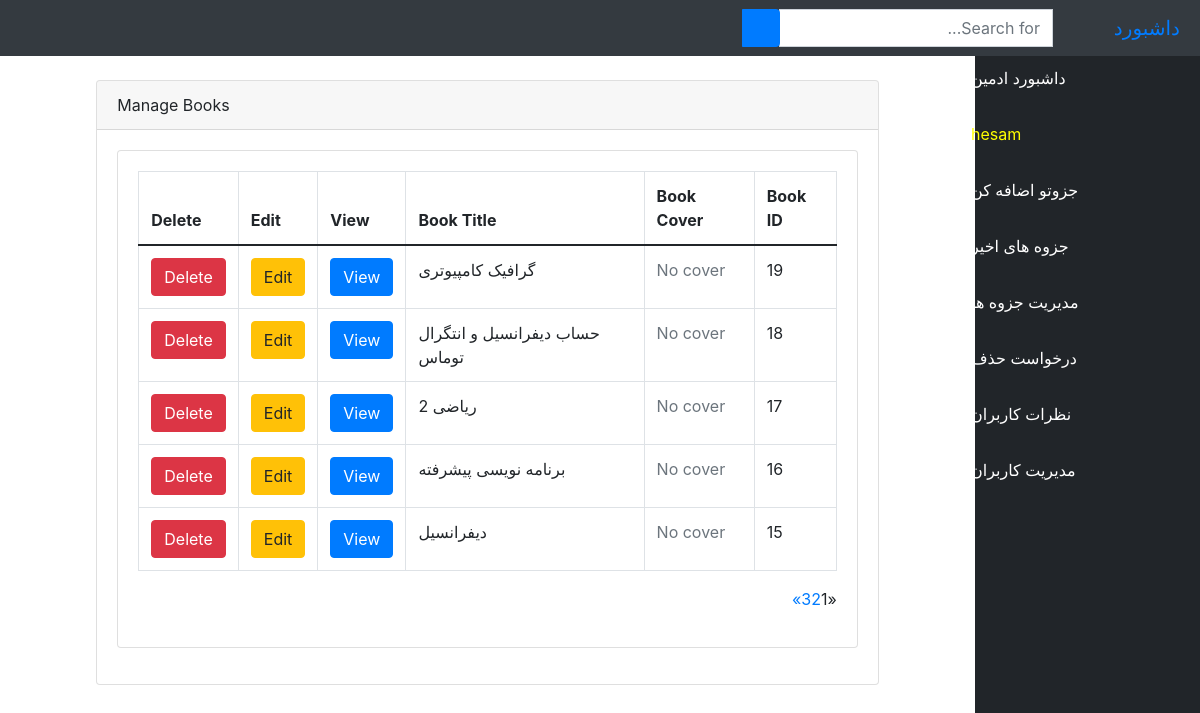
/ambook/ (signed in), run on the app's committed database.
### bookstore/models.py (models this page shows, shortened)
class User(AbstractUser):
    is_admin = models.BooleanField(default=False)
    is_publisher = models.BooleanField(default=False)
    is_librarian = models.BooleanField(default=False)
    class Meta:
        swappable = 'AUTH_USER_MODEL'

class Book(models.Model):
    title = models.CharField(max_length=100)
    author = models.CharField(max_length=100)
    uploaded_by = models.CharField(max_length=100, null=True, blank=True)
    user_id = models.CharField(max_length=100, null=True, blank=True)
    pdf = models.FileField(upload_to='bookapp/zips/')
    category = models.ForeignKey(Category, on_delete=models.SET_NULL, null=True)

### bookstore/views.py (the view)
# urls.py: path('ambook/', views.AManageBook.as_view(), name='ambook'),
class AManageBook(LoginRequiredMixin, ListView):
    model = Book
    template_name = 'dashboard/manage_books.html'
    context_object_name = 'books'
    paginate_by = 5
    def get_queryset(self):
        return Book.objects.order_by('-id')

### bookstore/templates/dashboard/manage_books.html (shortened to what this page needs)
{% extends 'dashboard/base.html' %}
{% load static %}
{% block body %}
<div class="container-fluid">
<div class="row" style="padding-top: 30px">
<div class="col-sm-1" style="color: red">
</div>
<div class="col-sm-10">
            <div class="card mb-3">
                <div class="card-header">
                    <i class="fas fa-table text-primary"></i>
                    Manage Books
                </div>
                <div class="card-body">
            <div class="card mb-3">
                <div class="card-body">
                    <div class="table-responsive">
                        <table class="table table-bordered" id="dataTable" width="100%" cellspacing="0">
                            <thead>
                            <tr>
                                <th>Book ID</th>
                                <th>Book Cover</th>
                                <th>Book Title</th>
                                <th>View</th>
                                <th>Edit</th>
                                <th>Delete</th>
                            </tr>
                            </thead>
                            <tbody>
                            	{% if books %}
                            	  {% for book in books %}
                                <tr>
                                  <td>{{ book.id }}</td>
                                  <td>
                                    {% if book.cover %}
                                    <img src="{{ book.cover.url }}" alt="{{ book.title }}" style="width:100px; height: 100px">
                                    {% else %}
                                    <span class="text-muted">No cover</span>
                                    {% endif %}
                                   </td>
                                  <td>{{ book.title }}</td>
                                  <td>
                <a href="{% url 'avbook' book.pk %}"><button type="button" class="btn btn-primary"> View</button></a>
                 </td>
                <td>
                <a href="{% url 'aebook' book.pk %}"><button type="button" class="btn btn-warning"> Edit</button></a>
        </td>
        <td>
          <a href="{% url 'adbook' book.pk %}"><button type="button" class="btn btn-danger"> Delete</button></a></td>
                                </tr>
                                {% endfor %}
                                {% endif %}
                            </tbody>
                        </table>
                          {% if is_paginated %}
  <ul class="pagination">
    {% if page_obj.has_previous %}
      <li><a href="?page={{ page_obj.previous_page_number }}">&laquo;</a></li>
    {% else %}
      <li class="disabled"><span>&laquo;</span></li>
    {% endif %}
    {% for i in paginator.page_range %}
      {% if page_obj.number == i %}
        <li class="active"><span>{{ i }} <span class="sr-only">(current)</span></span></li>
      {% else %}
        <li><a href="?page={{ i }}">{{ i }}</a></li>
      {% endif %}
    {% endfor %}
    {% if page_obj.has_next %}
      <li><a href="?page={{ page_obj.next_page_number }}">&raquo;</a></li>
    {% else %}
      <li class="disabled"><span>&raquo;</span></li>
    {% endif %}
  </ul>
{% endif %}
                    </div>
                </div>
            </div>
        </div>
    </div>
        </div>
    </div>
                </div>
            </div>
</body>
</html>
{% endblock %}

### bookstore/templates/dashboard/base.html (shortened to what this page needs)
{% load static %}
<!DOCTYPE html>
<html lang="ar" dir="rtl">
<head>
<link rel="stylesheet" href="https://cdn.jsdelivr.net/npm/bootstrap@5.0.2/dist/css/bootstrap.rtl.min.css">
    {% load static %}
    <link href="{% static 'vendor/fontawesome-free/css/all.min.css' %}" rel="stylesheet" type="text/css">
       <link rel="stylesheet" href="{% static 'assets/css/bootstrap.min.css' %}">
      <link rel="stylesheet" href="{% static 'assets/fonts/font-awesome-4.7.0/css/font-awesome.min.css' %}">
    <link href="{% static 'vendor/datatables/dataTables.bootstrap4.css' %}" rel="stylesheet">
    <link rel="stylesheet" type="text/css" href="{% static 'css/master.css' %}">
    <link href="{% static 'css/sb-admin.css' %}" rel="stylesheet">
</head>
<body id="page-top">
<nav class="navbar navbar-expand navbar-dark bg-dark fixed-top">
    <a class="navbar-brand mr-1 text-primary" href="">داشبورد</a>
    <button class="btn btn-link btn-sm text-white order-1 order-sm-0" id="sidebarToggle" href="#">
        <i class="fas fa-bars"></i>
    </button>
      <form class="d-none d-md-inline-block form-inline ml-auto mr-0 mr-md-3 my-2 my-md-0" action="{% url 'asearch' %}">
        <div class="input-group">
            <input type="text" class="form-control" name="query" placeholder="Search for..." aria-label="Search" aria-describedby="basic-addon2">
            <div class="input-group-append">
                <button class="btn btn-primary" type="submit">
                    <i class="fas fa-search"></i>
                </button>
            </div>
        </div>
    </form>
    <ul class="navbar-nav ml-auto ml-md-0">
        <li class="nav-item dropdown no-arrow">
            <a class="nav-link dropdown-toggle" href="#" id="userDropdown" role="button" data-toggle="dropdown" aria-haspopup="true" aria-expanded="false">
                <i class="fas fa-user-circle fa-fw text-primary"></i>
            </a>
        </li>
    </ul>
</nav>
<div id="wrapper" style="padding-top: 50px">
<ul class="sidebar navbar-nav">
    <li class="nav-item active">
        <a class="nav-link" href="{% url 'dashboard' %}">
            <i class="fas fa-fw fa-tachometer-alt"></i>
            <span>داشبورد ادمین</span>
        </a>
    </li>
    <li class="nav-item active">
        <a class="nav-link" href="">
            <i class="fas fa-user-circle fa-fw text-warning"></i>
            <span style="color: yellow">{{ user.username }}</span>
        </a>
    </li>
        <li class="nav-item">
        <a class="nav-link" href="{% url 'aabook_form' %}">
            <i class="fas fa-book text-primary"></i>
            <span style="color: white">جزوتو اضافه کن</span>
        </a>
    </li>
    <li class="nav-item">
        <a class="nav-link" href="{% url 'albook' %}">
            <i class="fas fa-book text-primary"></i>
            <span style="color: white">جزوه های اخیر</span>
        </a>
    </li>
      <li class="nav-item">
        <a class="nav-link" href="{% url 'ambook' %}">
            <i class="fas fa-book text-primary"></i>
            <span style="color: white">مدیریت جزوه ها</span>
        </a>
    </li>
     <li class="nav-item">
        <a class="nav-link" href="{% url 'adrequest' %}">
            <i class="fas fa-book text-primary"></i>
            <span style="color: white">درخواست حذف</span>
        </a>
    </li>
     <li class="nav-item">
        <a class="nav-link" href="{% url 'afeedback' %}">
            <i class="fas fa-book text-primary"></i>
            <span style="color: white">نظرات کاربران</span>
        </a>
    </li>
     <li class="nav-item">
        <a class="nav-link" href="{% url 'aluser' %}">
            <i class="fas fa-user text-primary"></i>
            <span style="color: white">مدیریت کاربران</span>
        </a>
    </li>
</ul>
    {% block body %}{% endblock %}

### static/css/master.css (style rules this page uses)
html { scroll-behavior: smooth; }
li { list-style-type: none; }
.navbar { display: flex; flex-direction: row; justify-content: space-between; padding: 20px; background-color: #333; position: fixed; width: 100%; }
.navbar-brand { color: #00a1ff; font-size: 24px; text-decoration: none; }
.nav-item { list-style-type: none; }
.nav-link { color: #fff; text-decoration: none; margin-right: 20px; }

### bookstore/templates/dashboard/base.html (style rules this page uses)
body { display: flex; flex-direction: column; min-height: 100vh; }

### data on the page
User: username "hesam"
Book: id "19", title "گرافیک کامپیوتری"
Book: id "18", title "حساب دیفرانسیل و انتگرال توماس"
Book: id "17", title "ریاضی 2"
Book: id "16", title "برنامه نویسی پیشرفته"
Book: id "15", title "دیفرانسیل"

### other printed values
{{ i }} "1"
{{ i }} "2" "3"
